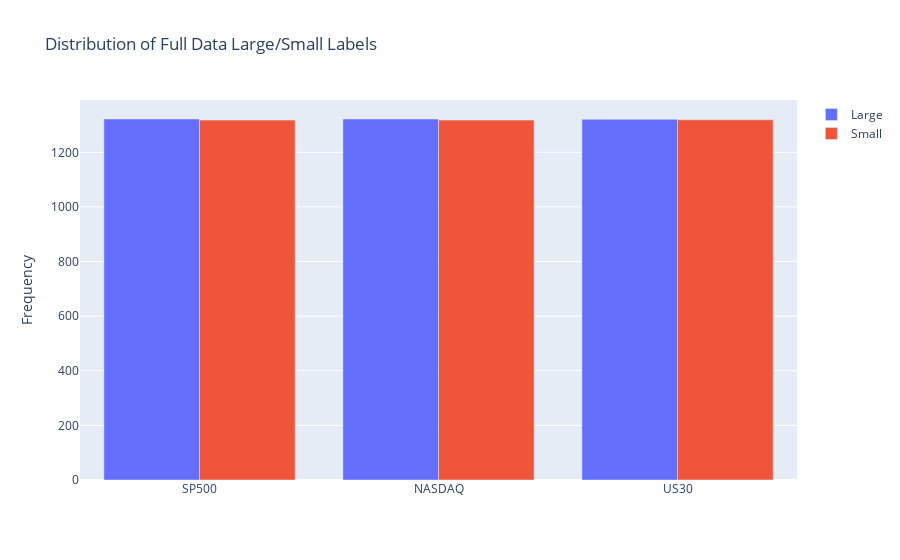
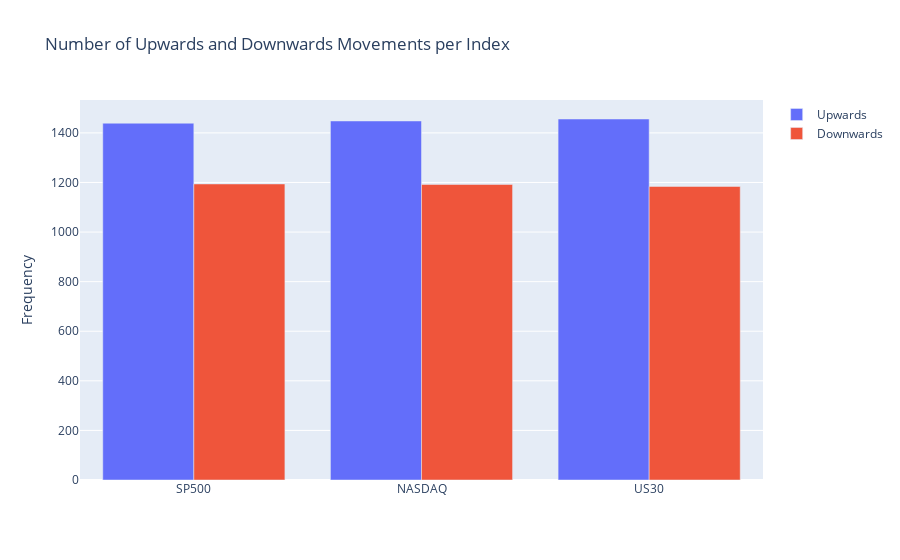

Source (notebook cell) for these figures, in order:
### Code cell
def plot_magnitude_labels(l, s, name):
    x = instruments
    fig = go.Figure(data=[
        go.Bar(name='Large', x=x, y=l),
        go.Bar(name='Small', x=x, y=s)
    ])
    fig.update_layout(
        title = f'Distribution of {name} Data Large/Small Labels', 
        xaxis1 = dict(title_text = ''),
        yaxis1 = dict(title_text = 'Frequency')
    )
    fig.update_layout(barmode='group')
    fig.write_image(f"Plots/Label Distribution Magnitude {name}.png")
    fig.show()
    
def plot_direction_labels(u, d, name):
    x = instruments
    fig = go.Figure(data=[
        go.Bar(name='Upwards', x=x, y=u),
        go.Bar(name='Downwards', x=x, y=d)
    ])
    fig.update_layout(
#         title = f'Distribution of {name} Data Upwards/Downwards Labels', 
        title = f'Number of Upwards and Downwards Movements per Index', 
        xaxis1 = dict(title_text = ''),
        yaxis1 = dict(title_text = 'Frequency')
    )
    fig.update_layout(barmode='group')
#     fig.write_image(f"Plots/Label Distribution Direction {name}.png")
    fig.write_image(f"Plots/Candle Direction Distribution.png")
    fig.show()



instruments, data, models = init_models_data()

larges = []
smalls = []

for d in ['SP500_mag', 'US30_mag', 'NASDAQ_mag']:
    print(d)
    p = data[d]['label'].sum()
    n = len(data[d]) - p
    larges.append(p)
    smalls.append(n)
plot_magnitude_labels(larges, smalls, "Full")

ups = []
downs = []
for d in ['SP500_dir', 'US30_dir', 'NASDAQ_dir']:
    print(d)
    p = data[d]['label'].sum()
    n = len(data[d]) - p
    ups.append(p)
    downs.append(n)
plot_direction_labels(ups, downs, "Full")

### Figure 1 — Plotly figure (JSON) as saved in the notebook; plotly's stock layout.template omitted (floating-point values rounded to 4 significant figures)
{"data": [{"name": "Large", "type": "bar", "x": ["SP500", "NASDAQ", "US30"], "y": [1322, 1322, 1321]}, {"name": "Small", "type": "bar", "x": ["SP500", "NASDAQ", "US30"], "y": [1318, 1318, 1319]}], "layout": {"barmode": "group", "title": {"text": "Distribution of Full Data Large/Small Labels"}, "xaxis": {"title": {"text": ""}}, "yaxis": {"title": {"text": "Frequency"}}}}

### Figure 2 — Plotly figure (JSON) as saved in the notebook; plotly's stock layout.template omitted (floating-point values rounded to 4 significant figures)
{"data": [{"name": "Upwards", "type": "bar", "x": ["SP500", "NASDAQ", "US30"], "y": [1439, 1448, 1456]}, {"name": "Downwards", "type": "bar", "x": ["SP500", "NASDAQ", "US30"], "y": [1194, 1192, 1184]}], "layout": {"barmode": "group", "title": {"text": "Number of Upwards and Downwards Movements per Index"}, "xaxis": {"title": {"text": ""}}, "yaxis": {"title": {"text": "Frequency"}}}}
